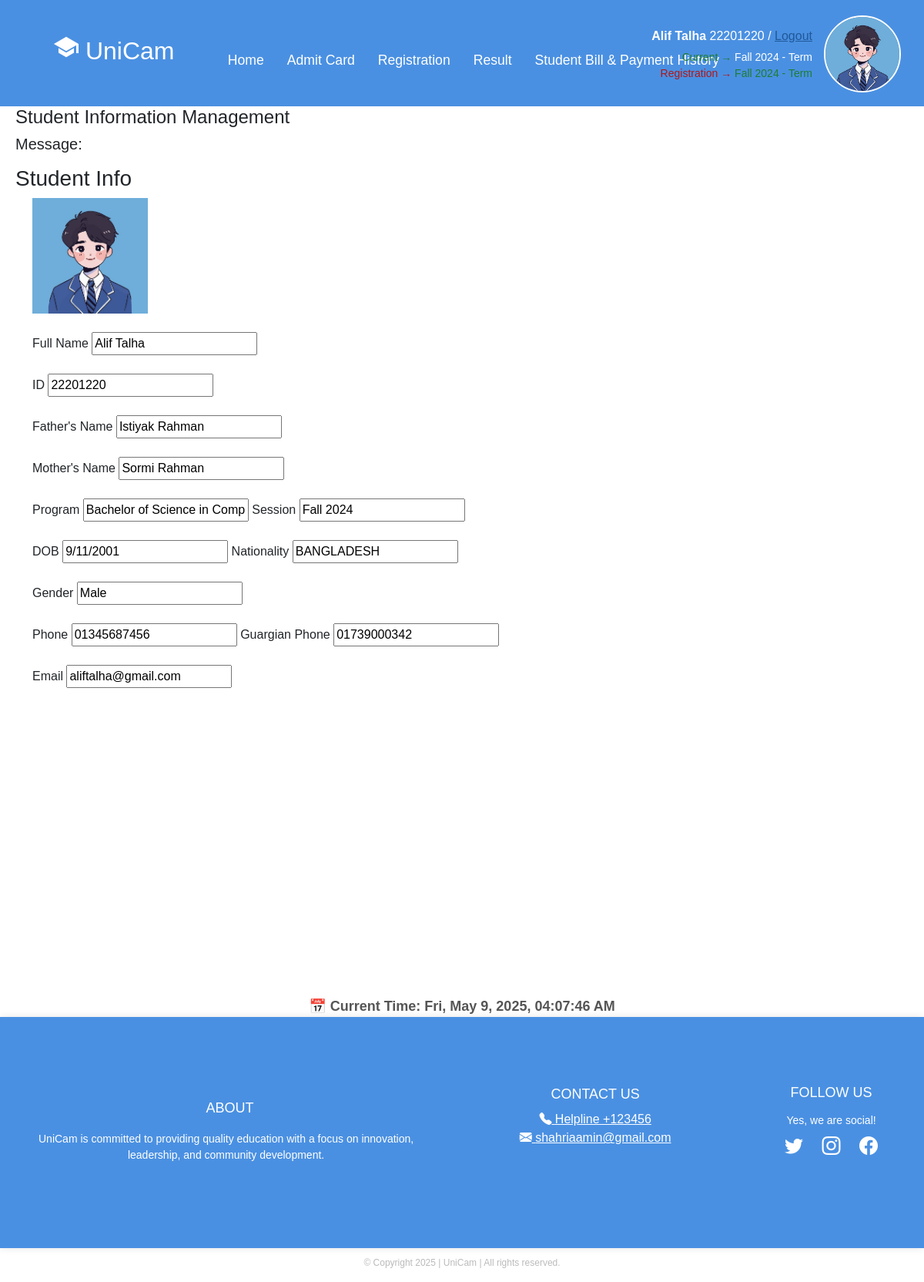
/studentinfo/51/, run on an earlier commit of the app's database.
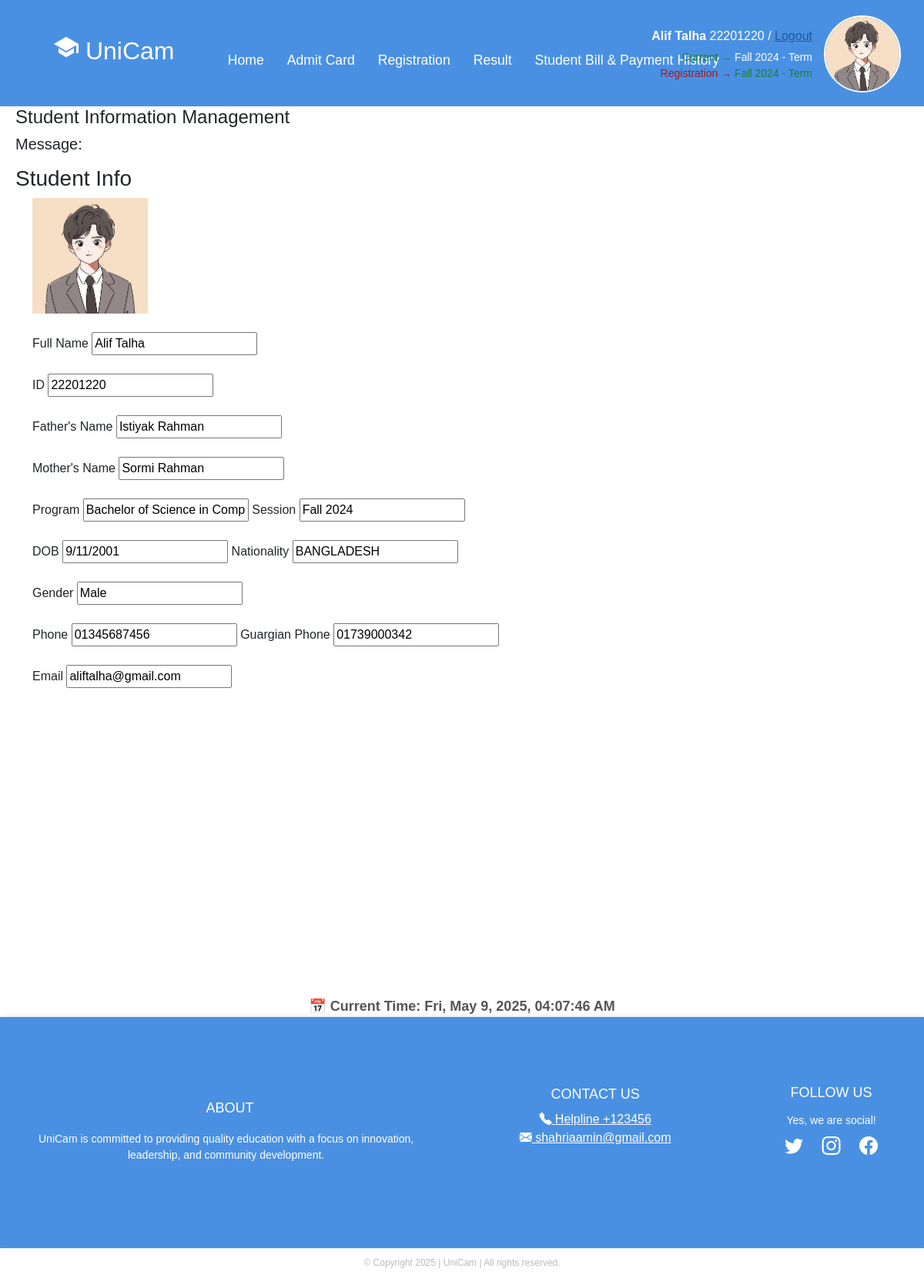
And on a later commit of the database.
### app1/models.py (models this page shows, shortened)
class StudentInfo(models.Model):
    sroll = models.ForeignKey(Student, on_delete=models.CASCADE)
    sname = models.CharField(max_length=100)
    fathername = models.CharField(max_length=100)
    mothername = models.CharField(max_length=100)
    program = models.CharField(max_length=100)
    gender = models.CharField(max_length=100)
    phone = models.CharField(max_length=100)
    guardianphone = models.CharField(max_length=100)
    session = models.CharField(max_length=100)
    nationality = models.CharField(max_length=100)
    dob = models.CharField(max_length=100)
    email = models.EmailField()
    pic = models.ImageField(upload_to='student_pics/', null=True, blank=True)

class Student(models.Model):
    id = models.CharField(primary_key=True, max_length=100)
    def __str__(self):
        return self.id

### app1/views.py (the view)
# urls.py: path('studentinfo/<str:id>/', views.StudentinfoPage, name='studentinfo'),
def StudentinfoPage(request, id):
    students = get_object_or_404(StudentProfile, pk=id)
    infos = StudentInfo.objects.filter(pk=id)
    context = {
        'students': students,
        'infos': infos
    }
    return render(request, 'studentinfo.html', context)

### templates/studentinfo.html (shortened to what this page needs)
{% extends "base.html" %}
{% block content %}
 <h4 style="padding: 0px 20px;">Student Information Management</h4>
    <h5><p style="padding: 0px 20px;" class="message-label">Message:</p></body></h5>
    <h3 style="padding: 0px 20px;">Student Info</h3>
    <main class="container">
        <section class="student-info">
            <div class="info-row">
                {% for info in infos %}
                {% if info.pic %}
                <img src="{{info.pic.url}}" style="height: 150px; width: 150px;"><br><br>
                {% endif %}
                {% endfor %}
                {% for info in infos %}
                <div class="info">
                    <label>Full Name</label>
                    <input type="text" value="{{ info.sname }}" readonly><br><br>
                    <label>ID</label>
                    <input type="text" value={{info.sroll}} readonly><br><br>
                    <label>Father's Name</label>
                    <input type="text" value="{{ info.fathername }}" readonly><br><br>
                    <label>Mother's Name</label>
                    <input type="text" value="{{ info.mothername }}" readonly><br><br>
                    <label>Program</label>
                    <input type="text" value="{{info.program}}" readonly>
                    <label>Session</label>
                    <input type="text" value="{{info.session}}" readonly><br><br>
                    <label>DOB</label>
                    <input type="text" value="{{info.dob}}" readonly>
                    <label>Nationality</label>
                    <input type="text" value="{{info.nationality}}" readonly><br><br>
                    <label>Gender</label>
                    <input type="text" value="{{info.gender}}" readonly><br><br>
                    <label>Phone</label>
                    <input type="text" value="{{info.phone}}" readonly>
                    <label>Guargian Phone</label>
                    <input type="text" value="{{info.guardianphone}}" readonly><br><br>
                    <label>Email</label>
                    <input type="text" value="{{info.email}}" readonly>
                    {% endfor %}
                </div>
            </div>
        </section>
    </main>
    {% endblock %}

### templates/base.html (shortened to what this page needs)
{% load static %}
<!DOCTYPE html>
<html lang="en">
<head>
  <link href="https://cdn.jsdelivr.net/npm/bootstrap@5.3.3/dist/css/bootstrap.min.css" rel="stylesheet"
>
  <link rel="stylesheet" href="https://cdn.jsdelivr.net/npm/bootstrap-icons@1.10.5/font/bootstrap-icons.css">
</head>
<body>
<header class="header">
  <div class="logo-title">
    <h2 class="logo"><ion-icon name="school-sharp"></ion-icon> UniCam</h2>
  </div>
  <nav class="navigation">
        <a href="{% url 'home' %}" class="active">Home</a>
          {% for info in infos %}
              <a href="{% url 'admitcard_page' info.sroll.pk %}">Admit Card</a>
          {% endfor %}
          {% for info in infos %}
            <a href="{% url 'register_courses' info.sroll.pk %}">Registration</a>
          {% endfor %}
        {% for info in infos %}
        <a href="{% url 'result' info.sroll.pk %}">Result</a>
        {% endfor %}
        {% for info in infos %}
        <a href="{% url 'payment' info.sroll.pk %}">Student Bill & Payment History</a>
        {% endfor %}
  </nav>
  <div class="user-panel" style="display: flex; align-items: center;">
    <div class="user-info">
      {% for info in infos %}
      <p><strong>{{ info.sname }}</strong> {{info.sroll}} /
        <a href="{% url 'logout' %}" style="color: #205898;">Logout</a>
      </p>
      <p class="status">
        <span class="green">Current →</span> Fall 2024 - Term<br />
        <span class="red">Registration →</span>
        <span class="green">{{info.session}} - Term</span>{% endfor %}
      </p>
    </div>
    {% for info in infos %}
      {% if info.pic %}
        <img src="{{ info.pic.url }}" alt="Student Picture"
             style="height: 100px; width: 100px;" />
      {% endif %}
    {% endfor %}
  </div>
</header>
{% block content %}
{% endblock content %}
</div><br><br><br><br><br><br><br><br><br><br><br><br><br><br><br>
<div style="text-align: center; margin-top: 40px;">
  <div id="clock" style="font-size: 18px; font-weight: bold; color: #555;"></div>
</div>
<footer class="footer" id="footer-section">
  <div class="footer-section">
      <h3>ABOUT</h3>
      <p>UniCam is committed to providing quality education with a focus on innovation,<br> leadership, and community
        development.</p>
  </div>
  <div class="footer-section">
      <h3 >CONTACT US</h3>
      <a href="tel:123456"  style="color: white;" ><i class="bi bi-telephone-fill" style="color: white;"    ></i> Helpline +123456</a>
      <a href="https://www.gmail.com"  style="color: white;" ><i class="bi bi-envelope-fill"  style="color: white;" ></i> shahriaamin@gmail.com</a>
  </div>
  <div class="footer-section">
      <h3 style="margin-top: -2px;">FOLLOW US</h3>
      <p>Yes, we are social!</p>
      <div class="social-icons">
        <a href="https://www.twitter.com" target="_blank"><i class="bi bi-twitter"></i></a>
        <a href="https://www.instagram.com" target="_blank"><i class="bi bi-instagram"></i></a>
        <a href="https://www.facebook.com" target="_blank"><i class="bi bi-facebook"></i></a>
      </div>
  </div>
</footer>
<div class="copyright">
  <p>© Copyright 2025 | UniCam | All rights reserved.</p>
</div>
</body>
</html>

What changed in the data, as far as the page shows it:
changed StudentInfo "Alif Talha": pic: a different picture
